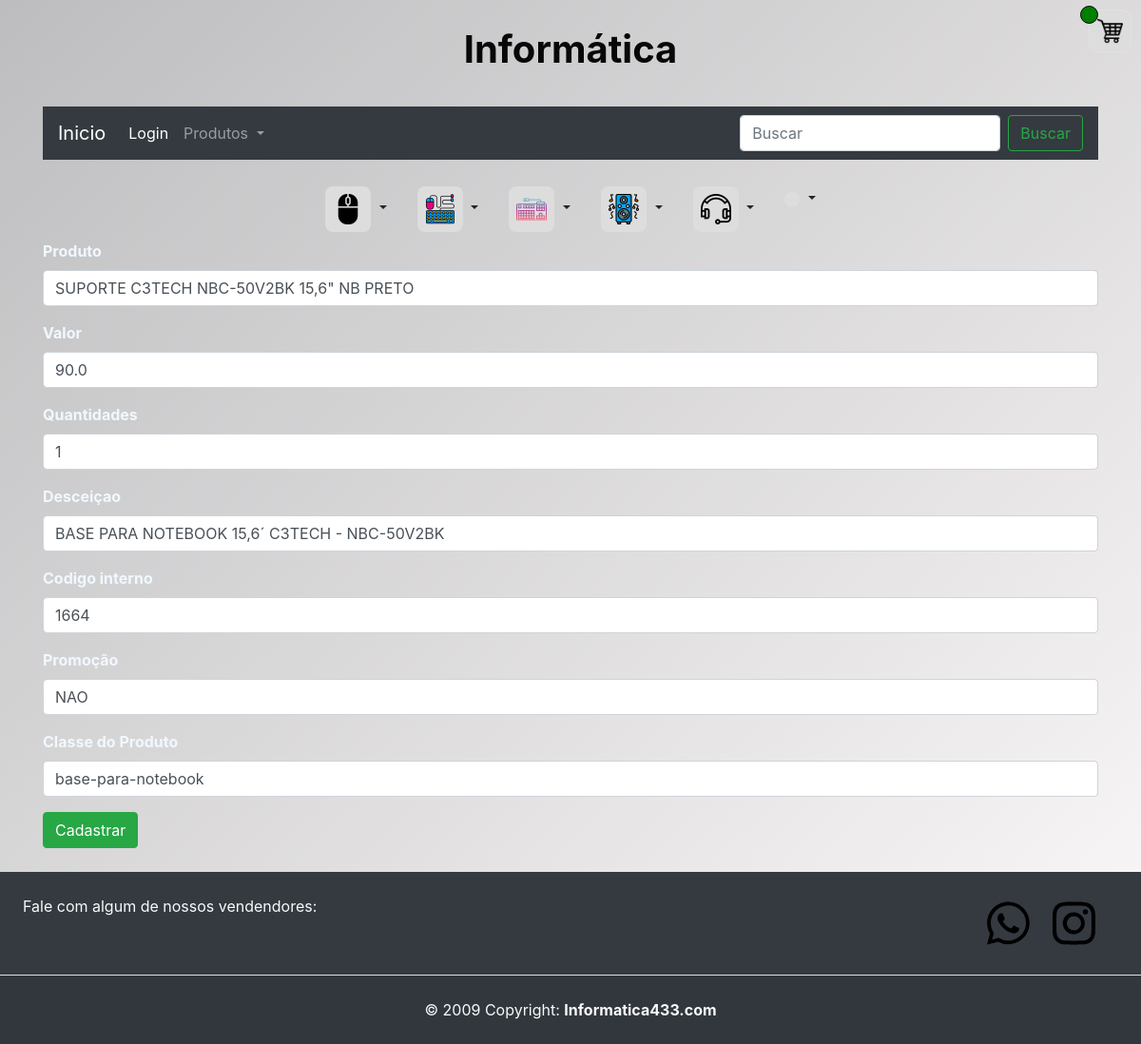
/editar_produto/240 (signed in), run on an earlier commit of the app's database.
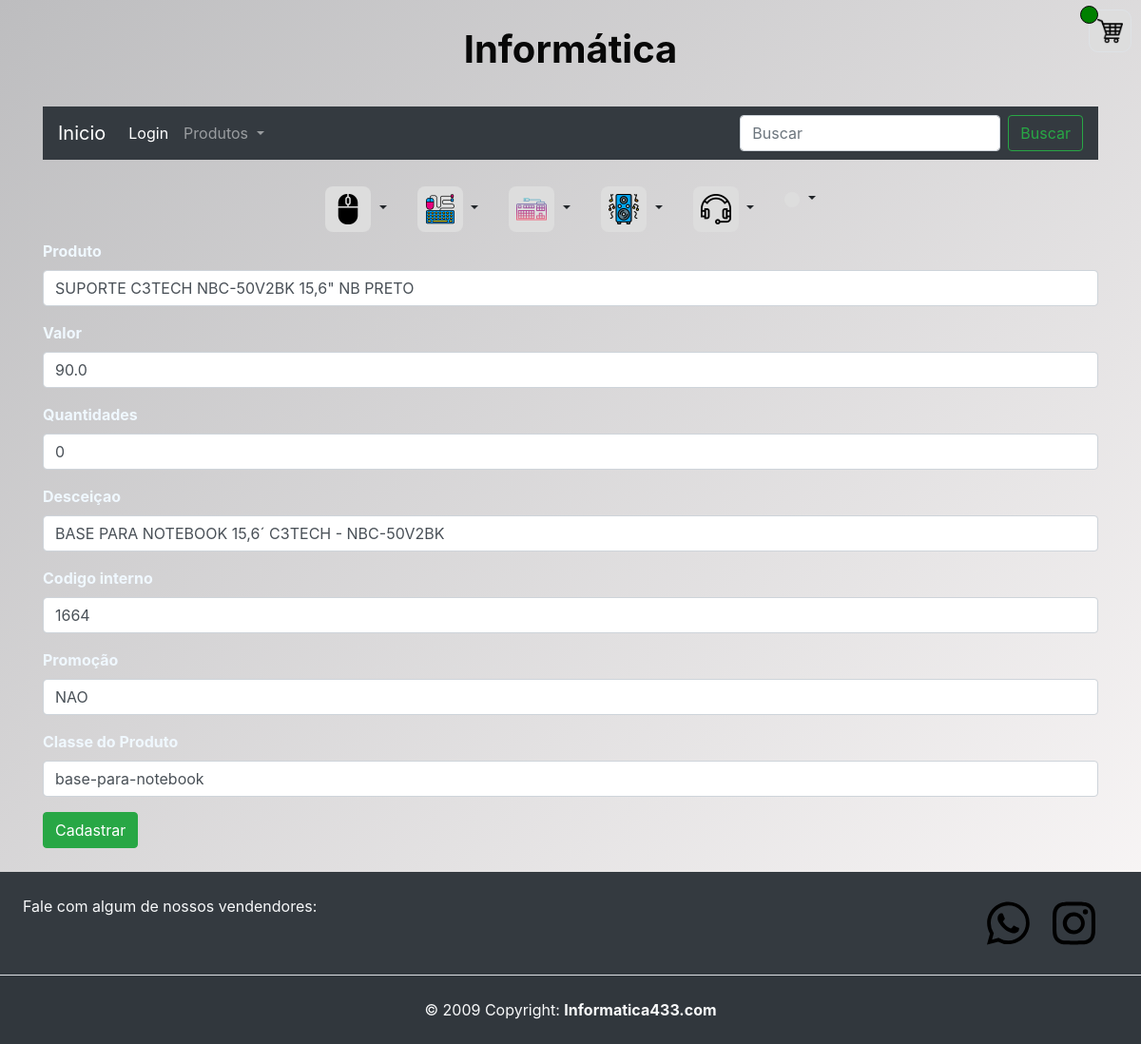
And on a later commit of the database.
### aulaGit/models.py (models this page shows)
class Produtos(models.Model):
    id = models.AutoField(primary_key=True)
    produto =  models.TextField(max_length=255)
    valor = models.FloatField()
    descricao = models.TextField(max_length=350)
    link_img = models.TextField(max_length=255)
    quantidades = models.IntegerField()
    classe =  models.TextField(max_length=255)
    codigo_interno = models.IntegerField()
    promocao = models.TextField(max_length=3)
    class Meta:
        ordering = ['classe','valor']

### aulaGit/views.py (the view)
# urls.py: path('editar_produto/<int:id>',views.editar_produto,name="editar_produto"),
@login_required(login_url='pagina_de_login')
def editar_produto(request,id):
    produto = Produtos.objects.get(id=id)
    return render(request,'pg_produtos/editar_produto.html',{"produto":produto,"id":id})

### aulaGit/templates/pg_produtos/editar_produto.html (shortened to what this page needs)
{% extends 'home.html' %}
{% block content %}
<div class="container">
    <form action="{% url 'editado_sucesso' %}" method="POST">
        <div class="mb-3">
            <label for="formText" class="form-label color-label label_text_imput">Produto</label>
            <input class="form-control" type="text" id="formFile" name="produto" required value="{{produto.produto}}">
        </div>
        <div class="mb-3">
            <label for="formText" class="form-label color-label label_text_imput">Valor</label>
            <input class="form-control" type="text" id="formFile" name="valor" required value="{{produto.valor}}">
        </div>
        <div class="mb-3">
            <label for="formText" class="form-label color-label label_text_imput">Quantidades</label>
            <input class="form-control" type="text" id="formFile" name="quantidade" required
                value="{{produto.quantidades}}">
        </div>
        <div class="mb-3">
            <label for="formText" class="form-label color-label label_text_imput">Desceiçao</label>
            <input class="form-control" type="text" id="formFile" name="descricao" required
                value="{{produto.descricao}}">
        </div>
        <div class="mb-3">
            <label for="formText" class="form-label color-label label_text_imput">Codigo interno</label>
            <input class="form-control" type="text" id="formFile" name="codigo_interno" required
                value="{{produto.codigo_interno}}">
        </div>
        <div class="mb-3">
            <label for="formText" class="form-label color-label label_text_imput">Promoção</label>
            <select class="form-control" id="formFile" name="promocao" required>
                <option selected value="{{produto.promocao}}">{{produto.promocao}}</option>
            </select>
        </div>
        <div class="mb-3">
            <label for="formText" class="form-label color-label label_text_imput">Classe do Produto</label>
            <select class="form-control" name="classe">
                <option value="{{produto.classe}}" selected>{{produto.classe}}</option>
            </select>
        </div>
        <button type="submit" class="btn btn-success">Cadastrar</button>
    </form>
</div>
{% endblock %}

### aulaGit/templates/home.html (shortened to what this page needs)
{% load static %}
<!DOCTYPE html>
<html lang="pt-br">
<head>
  <link rel="stylesheet" href="../static/svg">
  <link href="https://cdn.jsdelivr.net/npm/bootstrap@5.3.0/dist/css/bootstrap.min.css" rel="stylesheet"
>
  <link rel="stylesheet" href="https://cdn.jsdelivr.net/npm/bootstrap@4.0.0/dist/css/bootstrap.min.css"
>
  <link rel="stylesheet" href="{% static 'css/styler.css' %}">
  <link rel="stylesheet" href="{% static 'css/carro.css' %}">
</head>
<body class="bg-body" style="background-color: aqua;">
  <header class="container d-flex flex-column my-3" style="height: 80px;">
    <h1 class="font-weight-bold h1" style="color: rgb(8, 8, 8); text-shadow:3px 3px 7pxrgb(254, 254, 254);">Informática</h1>
    <a href="/carrinho" class="car border ml-auto p-2"><img class="w-100" src="../static/img/carrinho.png" alt=""><span
        id="carro" class="qt"></span></a>
  </header>
  <div class="container" style="margin-bottom: 20px;">
    <nav class="navbar navbar-expand-lg navbar-dark bg-dark">
      <a class="navbar-brand" href="/">Inicio</a>
      <div class="collapse navbar-collapse" id="navbarSupportedContent">
        <ul class="navbar-nav mr-auto">
          <li class="nav-item active">
            <a class="nav-link" href="/pagina_de_login">Login<span class="sr-only">(current)</span></a>
          </li>
          <li class="nav-item dropdown">
            <a class="nav-link dropdown-toggle" href="#" id="navbarDropdown" role="button" data-toggle="dropdown"
              aria-haspopup="true" aria-expanded="false">
              Produtos
            </a>
          </li>
        </ul>
        <form class="form-inline my-2 my-lg-0" method="POST" action="{% url 'busca' %}">
          <input name="busca" class="form-control mr-sm-2" type="search" placeholder="Buscar" aria-label="Search">
          <button class="btn btn-outline-success my-2 my-sm-0" type="submit">Buscar</button>
        </form>
      </div>
    </nav>
  </div>
  <div class="container-fluid menu_img">
    <div class="dropdown">
      <a class="nav-link dropdown-toggle" href="#" id="navbarDropdown" data-toggle="dropdown"
        aria-haspopup="true" aria-expanded="false">
        <img class="img_menu" src="../static/img/menu/mouses.png" alt="">
      </a>
    </div>
    <div class="dropdown">
      <a class="nav-link dropdown-toggle" href="#" id="navbarDropdown" role="button" data-toggle="dropdown"
        aria-haspopup="true" aria-expanded="false">
        <img class="img_menu" src="../static/img/menu/teclado-e-mouse.png" alt="">
      </a>
    </div>
    <div class="dropdown">
      <a class="nav-link dropdown-toggle" href="#" id="navbarDropdown" role="button" data-toggle="dropdown"
        aria-haspopup="true" aria-expanded="false">
        <img class="img_menu" src="../static/img/menu/teclado.png" alt="">
      </a>
    </div>
    <div class="dropdown">
      <a class="nav-link dropdown-toggle" href="#" id="navbarDropdown" role="button" data-toggle="dropdown"
        aria-haspopup="true" aria-expanded="false">
        <img class="img_menu" src="../static/img/menu/caixas-de-som.png" alt="">
      </a>
    </div>
    <div class="dropdown">
      <a class="nav-link dropdown-toggle" href="#" id="navbarDropdown" role="button" data-toggle="dropdown"
        aria-haspopup="true" aria-expanded="false">
        <img class="img_menu" src="../static/img/menu/headset.png" alt="">
      </a>
    </div>
    <div class="dropdown">
      <a class="nav-link dropdown-toggle" href="#" id="navbarDropdown" role="button" data-toggle="dropdown"
        aria-haspopup="true" aria-expanded="false">
        <img class="img_menu" src="../static/img/menu/cadeira.png" alt="">
      </a>
    </div>
  </div>
  {% block content %}{% endblock %}
  <footer class="text-center text-lg-start bg-dark text-light" style="margin-top: 25px;">
    <section class="d-flex justify-content-center justify-content-lg-between p-4 border-bottom">
      <div class="me-5 d-none d-lg-block">
        <span>Fale com algum de nossos vendendores:</span>
      </div>
      <div class="d-flex">
        <a id="link_zap" href="" class="me-4 text-reset">
          <img class="" style="height: 60px; width: 45px;" src="../static/svg/whatsapp.svg" alt="">
        </a>
        <a href="https://instagram.com/novatekitz?igshid=MzRlODBiNWFlZA==" target="_blank" class="me-4 text-reset">
          <img class="" style="height: 60px; width: 45px;" src="../static/svg/instagram.svg" alt="">
        </a>
      </div>
    </section>
    <div class="text-center p-4" style="background-color: rgba(0, 0, 0, 0.05);">
      © 2009 Copyright:
      <a class="text-reset fw-bold" href="#">Informatica433.com</a>
    </div>
  </footer>
</body>
</html>

### static/css/styler.css (style rules this page uses)
.bg-body { background-image: linear-gradient(to bottom right,rgb(189, 189, 191), rgb(252, 249, 249)) ; }
header { display:flex ; align-items:center; justify-content: center; }
.menu_img { display: flex; justify-content: center; flex-wrap: wrap; }
.img_menu { background: #ddd; height: 48px; width: auto; padding: 8px; border-radius: 8px; }
.form-label { font-weight: bold; }
.car { background-color: #ddd; width: 45px; transition:linear 1s; border-radius: 10px; position: fixed; right: 10px; top: 10px; z-index: 1; }
.qt { text-align: center; background-color: green; position: absolute; top: -5px; left: -10px; border: 1px solid; border-radius: 50px; color: #000; width: 19px; height: 19px; font-size: 12px; font-weight: bolder; }
.color-label { color: aliceblue; }

### static/css/carro.css (style rules this page uses)
label { color: white; }

What changed in the data, as far as the page shows it:
changed Produtos "SUPORTE C3TECH NBC-50V2BK 15,6\" NB PRETO": quantidade "1" → "0"
